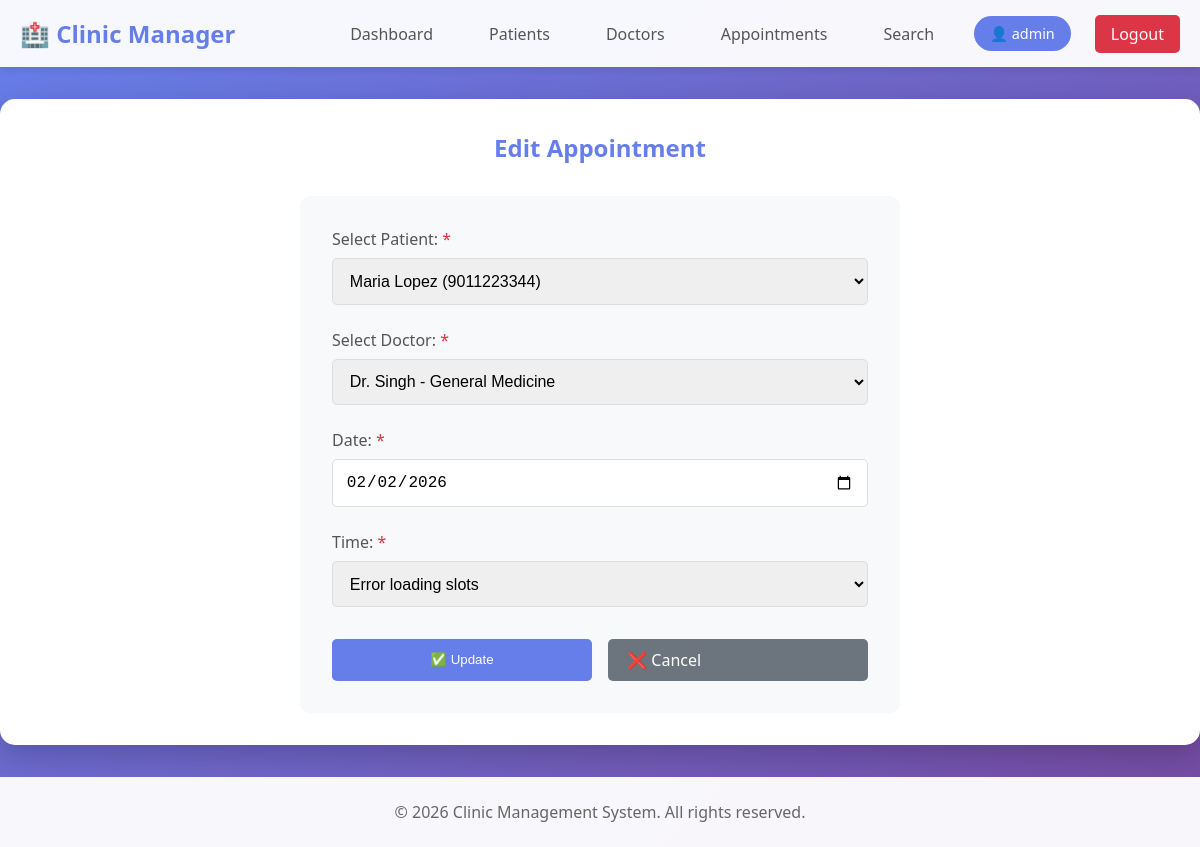
Screenshot of /public/edit.php?type=appointment&id=4 (signed in) with the database file from the repository.
### tables this page shows
CREATE TABLE `appointments` (
  `id` int(11) NOT NULL,
  `patient_id` int(11) DEFAULT NULL,
  `doctor_id` int(11) DEFAULT NULL,
  `appointment_date` date DEFAULT NULL,
  `appointment_time` time DEFAULT NULL
);

CREATE TABLE `patients` (
  `id` int(11) NOT NULL,
  `name` varchar(100) DEFAULT NULL,
  `phone` varchar(50) DEFAULT NULL
);

CREATE TABLE `doctors` (
  `id` int(11) NOT NULL,
  `name` varchar(100) DEFAULT NULL,
  `specialty` varchar(100) DEFAULT NULL
);

### includes/functions.php (called while the page is built, shortened)
<?php
function formatTime($time) {
    return date("g:i A", strtotime($time));
}
?>

### public/edit.php (the view, shortened to what this page needs)
<?php
require_once '../config/db.php';
require_once '../includes/functions.php';
$type = isset($_GET['type']) ? $_GET['type'] : '';
$id = isset($_GET['id']) ? intval($_GET['id']) : 0;
if ($type == 'patient') {
    $result = mysqli_query($conn, "SELECT * FROM patients WHERE id = $id");
    $data = mysqli_fetch_assoc($result);
} elseif ($type == 'doctor') {
    $result = mysqli_query($conn, "SELECT * FROM doctors WHERE id = $id");
    $data = mysqli_fetch_assoc($result);
} elseif ($type == 'appointment') {
    $result = mysqli_query($conn, "SELECT * FROM appointments WHERE id = $id");
    $data = mysqli_fetch_assoc($result);
}
$patients = mysqli_query($conn, "SELECT * FROM patients ORDER BY name");
$doctors = mysqli_query($conn, "SELECT * FROM doctors ORDER BY name");
include '../includes/header.php';
?>
<div class="form-container">
    <h2>Edit <?php echo ucfirst($type); ?></h2>
    <form method="POST" class="data-form">
        <?php if ($type == 'patient'): ?>
            <div class="form-group">
                <label for="name">Patient Name: <span class="required">*</span></label>
                <input type="text" id="name" name="name" value="<?php echo htmlspecialchars($data['name']); ?>" required>
            </div>
            <div class="form-group">
                <label for="phone">Phone Number: <span class="required">*</span></label>
                <input type="text" id="phone" name="phone" value="<?php echo htmlspecialchars($data['phone']); ?>" required>
            </div>
        <?php elseif ($type == 'appointment'): ?>
            <div class="form-group">
                <label for="patient_id">Select Patient: <span class="required">*</span></label>
                <select id="patient_id" name="patient_id" required>
                    <?php while($patient = mysqli_fetch_assoc($patients)): ?>
                        <option value="<?php echo $patient['id']; ?>"
                                <?php echo ($patient['id'] == $data['patient_id']) ? 'selected' : ''; ?>>
                            <?php echo htmlspecialchars($patient['name']); ?> (<?php echo htmlspecialchars($patient['phone']); ?>)
                        </option>
                    <?php endwhile; ?>
                </select>
            </div>
            <div class="form-group">
                <label for="doctor_id">Select Doctor: <span class="required">*</span></label>
                <select id="doctor_id" name="doctor_id" required>
                    <?php while($doctor = mysqli_fetch_assoc($doctors)): ?>
                        <option value="<?php echo $doctor['id']; ?>"
                                <?php echo ($doctor['id'] == $data['doctor_id']) ? 'selected' : ''; ?>
                                data-specialty="<?php echo htmlspecialchars($doctor['specialty']); ?>">
                            <?php echo htmlspecialchars($doctor['name']); ?> - <?php echo htmlspecialchars($doctor['specialty']); ?>
                        </option>
                    <?php endwhile; ?>
                </select>
            </div>
            <div class="form-group">
                <label for="appointment_date">Date: <span class="required">*</span></label>
                <input type="date" id="appointment_date" name="appointment_date"
                       value="<?php echo $data['appointment_date']; ?>"
                       min="<?php echo date('Y-m-d'); ?>" required>
            </div>
            <div class="form-group">
                <label for="appointment_time">Time: <span class="required">*</span></label>
                <select id="appointment_time" name="appointment_time" required>
                    <option value="<?php echo $data['appointment_time']; ?>" selected>
                        <?php echo formatTime($data['appointment_time']); ?> (Current)
                    </option>
                </select>
            </div>
        <?php endif; ?>
        <div class="form-actions">
            <button type="submit" class="btn btn-primary">✅ Update</button>
            <a href="<?php echo ($type == 'patient' ? 'patients.php' : ($type == 'doctor' ? 'doctors.php' : 'appointments.php')); ?>" class="btn btn-secondary">❌ Cancel</a>
        </div>
    </form>
</div>
<?php include '../includes/footer.php'; ?>

### assets/css/style.css (style rules this page uses)
* { margin: 0; padding: 0; box-sizing: border-box; }
body { font-family: 'Segoe UI', Tahoma, Geneva, Verdana, sans-serif; background: linear-gradient(135deg, #667eea 0%, #764ba2 100%); min-height: 100vh; color: #333; }
.btn { padding: 0.6rem 1.2rem; border: none; border-radius: 5px; cursor: pointer; text-decoration: none; display: inline-block; font-weight: 500; transition: all 0.3s; }
.btn-primary { background: #667eea; color: white; }
.btn-secondary { background: #6c757d; color: white; }
.form-container { max-width: 600px; margin: 0 auto; }
.form-container h2 { color: #667eea; margin-bottom: 2rem; text-align: center; }
.data-form { background: #f8f9fa; padding: 2rem; border-radius: 10px; }
.form-group { margin-bottom: 1.5rem; }
.form-group label { display: block; margin-bottom: 0.5rem; color: #555; font-weight: 500; }
.required { color: #dc3545; }
.form-group input, .form-group select { width: 100%; padding: 0.8rem; border: 1px solid #ddd; border-radius: 5px; font-size: 1rem; transition: border-color 0.3s; }
.form-actions { display: flex; gap: 1rem; margin-top: 2rem; }
.form-actions .btn { flex: 1; }

### rows the page displays
appointments: patient_id "Maria Lopez (9011223344)", doctor_id "Dr. Singh - General Medicine", appointment_date "02/02/2026"

### other values shown
getUsername() "admin"
$type "Appointment"
